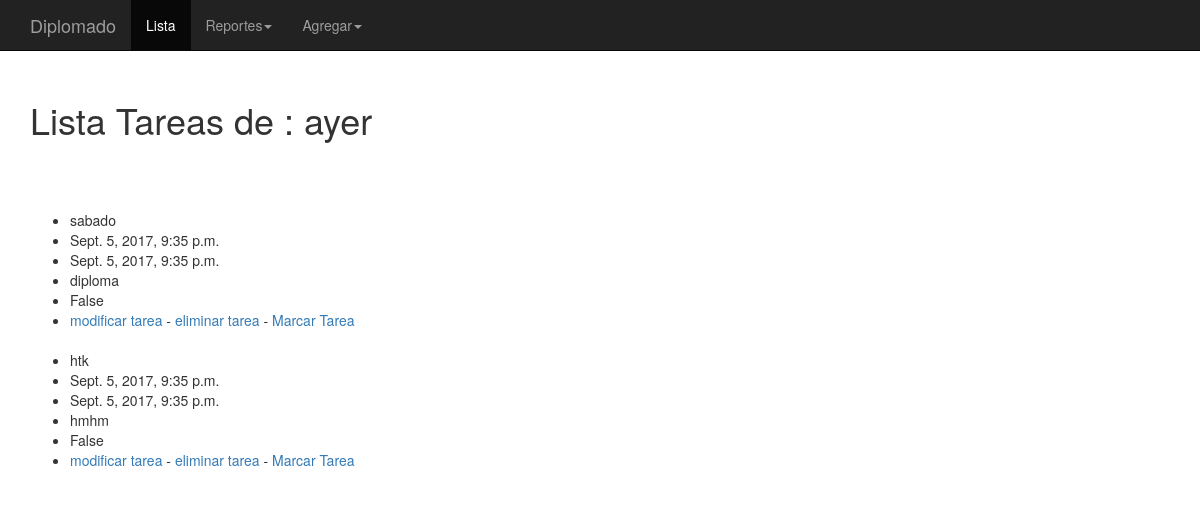
Screenshot of /tareas/27/ with the database file from the repository.
### tareas/models.py (models this page shows, shortened)
@python_2_unicode_compatible  # only if you need to support Python 2
class Lista(models.Model):
    titulo_lista = models.CharField(max_length=200, unique=True)
    fecha_lista = models.DateTimeField(auto_now_add=True)

@python_2_unicode_compatible  # only if you need to support Python 2
class Tareas(models.Model):
    id_lista = models.ForeignKey(Lista, on_delete=models.CASCADE)
    titulo_tarea = models.CharField(max_length=200, unique=True)
    estado_tarea = models.BooleanField(default=False)
    descripcion_tarea = models.TextField(help_text='Describe la Tarea', blank=True)
    fecha_creacion_tarea = models.DateTimeField(auto_now_add=True)
    fecha_modificacion_tarea = models.DateTimeField(auto_now=True)

### tareas/views.py (the view)
# urls.py: url(r'^(?P<l_id>[0-9]+)/$', views.listaTareas, name='listado_tareas'),
def listaTareas(request, l_id):
    try:
        lista = Lista.objects.get(pk=l_id)
    except lista.DoesNotExist:
        raise Http404("La Lista No existe")
    return render(request, 'tareas/listado_tareas.html', {'lista': lista})

### tareas/templates/tareas/listado_tareas.html (shortened to what this page needs)
{% extends 'base.html' %}
{% block container %}
<h1>Lista Tareas de : {{ lista.titulo_lista }}</h1>
<br><br>
<ul>
 <br>
{% for l in lista.tareas_set.all %}
   <li>{{l.titulo_tarea }}</li><li>{{l.fecha_creacion_tarea }}</li><li>{{l.fecha_modificacion_tarea }}</li><li>{{l.descripcion_tarea }}</li><li>{{l.estado_tarea }}</li><li><a  href="/tareas/{{ l.id }}/modificar_tarea">modificar tarea</a> -
  <a  href="/tareas/{{ l.id }}/eliminar_tarea">eliminar tarea</a> - <a  href="/tareas/{{ l.id }}/pendiente_tarea">Marcar Tarea</a> </li>
  <br>
{% endfor %}
</ul>
{% endblock container %}

### rows the page displays
Lista: titulo_lista "ayer"
Tareas: titulo_tarea "sabado", fecha_creacion_tarea "Sept. 5, 2017, 9:35 p.m.", fecha_modificacion_tarea "Sept. 5, 2017, 9:35 p.m.", descripcion_tarea "diploma", estado_tarea "False"
Tareas: titulo_tarea "htk", fecha_creacion_tarea "Sept. 5, 2017, 9:35 p.m.", fecha_modificacion_tarea "Sept. 5, 2017, 9:35 p.m.", descripcion_tarea "hmhm", estado_tarea "False"
